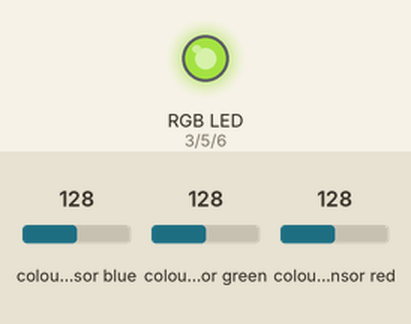
Recording of a sketch running on a simulated Arduino Uno, built with avr-gcc and run on an emulated ATmega328P. On the bench: an RGB LED mixed from three pins (HIGH = lit). Wiring (inferred from the names in the program): TCS3200 colour sensor: output pin 12; S2 pin 10; S3 pin 11; S0 pin 8; S1 pin 9. The inputs (shaded band) are chosen by the test bench; at power-on: colour sensor blue 128, colour sensor green 128, colour sensor red 128. Dim RGB values are drawn brighter than linear; pins used as bus, display or sensor lines are not drawn.

Above: at 1.2 s.
1.3 s: colour sensor blue set to 5
At 1.9 s:
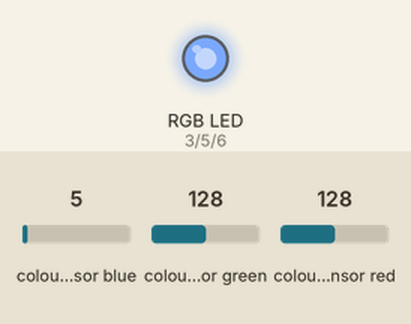
2.8 s: colour sensor green set to 5
At 4.0 s:
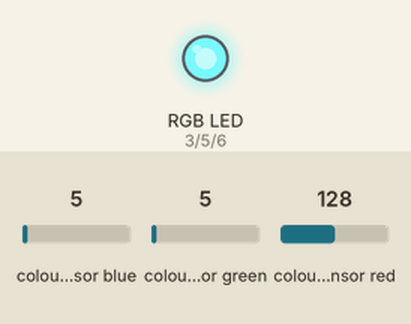
4.3 s: colour sensor red set to 5
At 5.0 s:
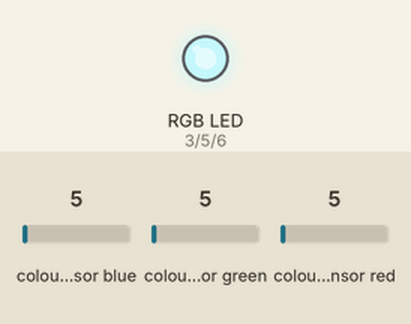
5.8 s: colour sensor blue set to 64
At 6.5 s:
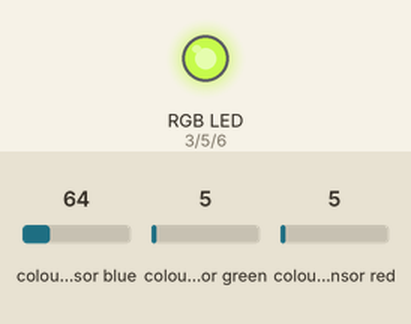
7.3 s: colour sensor green set to 64
At 7.7 s:
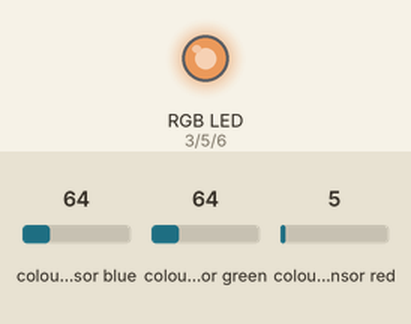
8.8 s: colour sensor red set to 64
At 9.5 s:
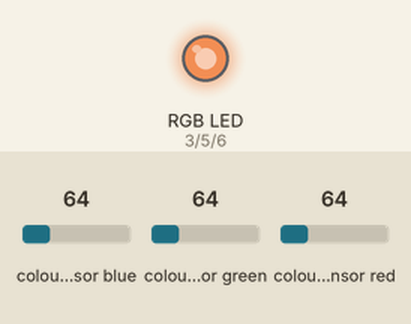
Timing chart, 0 to 11.4 s (numbered marks = the images above; inputs shaded):
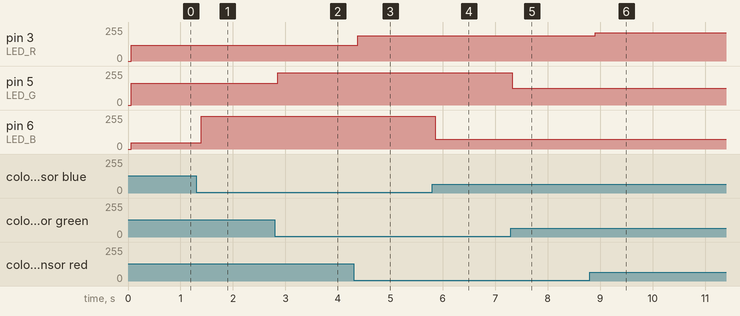

The sketch:

GY-31-ColourLED.ino
```cpp
////////////////////////////////

/* This code works with GY-31 TCS3200 TCS230 color sensor module
* It select a photodiode set and read its value (Red Set/Blue set/Green set) and reproduce the color on the RGB LED
* Refer to http://www.surtrtech.com for more details
*/

#define s0 8 //Module pins wiring
#define s1 9
#define s2 10
#define s3 11
#define out 12

#define LED_R 3 //LED pins, don't forget "pwm"
#define LED_G 5
#define LED_B 6

int Red=0, Blue=0, Green=0;

void setup()
{
pinMode(LED_R,OUTPUT); //pin modes
pinMode(LED_G,OUTPUT);
pinMode(LED_B,OUTPUT);

pinMode(s0,OUTPUT);
pinMode(s1,OUTPUT);
pinMode(s2,OUTPUT);
pinMode(s3,OUTPUT);
pinMode(out,INPUT);

Serial.begin(9600); //intialize the serial monitor baud rate

digitalWrite(s0,HIGH); //Putting S0/S1 on HIGH/HIGH levels means the output frequency scalling is at 100% (recommended)
digitalWrite(s1,HIGH); //LOW/LOW is off HIGH/LOW is 20% and LOW/HIGH is 2%

}

void loop()
{
GetColors(); //Execute the GetColors function

analogWrite(LED_R,map(Red,15,60,255,0)); //analogWrite generates a PWM signal with 0-255 value (0 is 0V and 255 is 5V), LED_R is the pin where we are generating the signal, 15/60 are the min/max of the "Red" value, try measuring your own ones
//e.g: if the "Red" value given by the sensor is 15 -> it will generate a pwm signal with 255 value on the LED_R pin same for 60->0, because the lower the value given by the sensor the higher is that color
analogWrite(LED_G,map(Green,30,55,255,0));
analogWrite(LED_B,map(Blue,13,45,255,0));

}

void GetColors()
{
digitalWrite(s2, LOW); //S2/S3 levels define which set of photodiodes we are using LOW/LOW is for RED LOW/HIGH is for Blue and HIGH/HIGH is for green
digitalWrite(s3, LOW);
Red = pulseIn(out, digitalRead(out) == HIGH ? LOW : HIGH); //here we wait until "out" go LOW, we start measuring the duration and stops when "out" is HIGH again, if you have trouble with this expression check the bottom of the code
delay(20);
digitalWrite(s3, HIGH); //Here we select the other color (set of photodiodes) and measure the other colors value using the same techinque
Blue = pulseIn(out, digitalRead(out) == HIGH ? LOW : HIGH);
delay(20);
digitalWrite(s2, HIGH);
Green = pulseIn(out, digitalRead(out) == HIGH ? LOW : HIGH);
delay(20);
}

//Here's an example how to understand that expression above,
//""digitalRead(out) == HIGH ? LOW : HIGH"" this whole expression is either HIGH or LOW as pulseIn function requires a HIGH/LOW value on the second argument

//led_Status = led_Status == HIGH ? LOW : HIGH;
//
//if(led_Status == HIGH)
//{
//led_Status =LOW;
//}
//else
//{
//led_Status = HIGH;
//}
```

Measured:
- after the input at 1.3 s, pin 6 (LED_B): 48/255 → 246/255 after 0.09 s
- after the input at 2.8 s, pin 5 (LED_G): 164/255 → 242/255 after 0.05 s
- after the input at 4.3 s, pin 3 (LED_R): 119/255 → 191/255 after 0.08 s
- after the input at 5.8 s, pin 6 (LED_B): 246/255 → 73/255 after 0.06 s
- after the input at 7.3 s, pin 5 (LED_G): 242/255 → 124/255 at once
- after the input at 8.8 s, pin 3 (LED_R): 191/255 → 211/255 after 0.11 s
